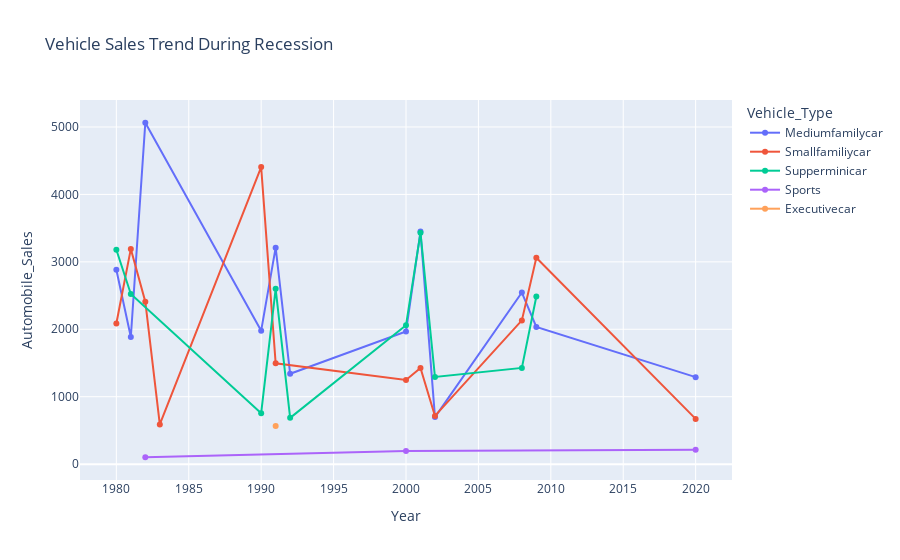
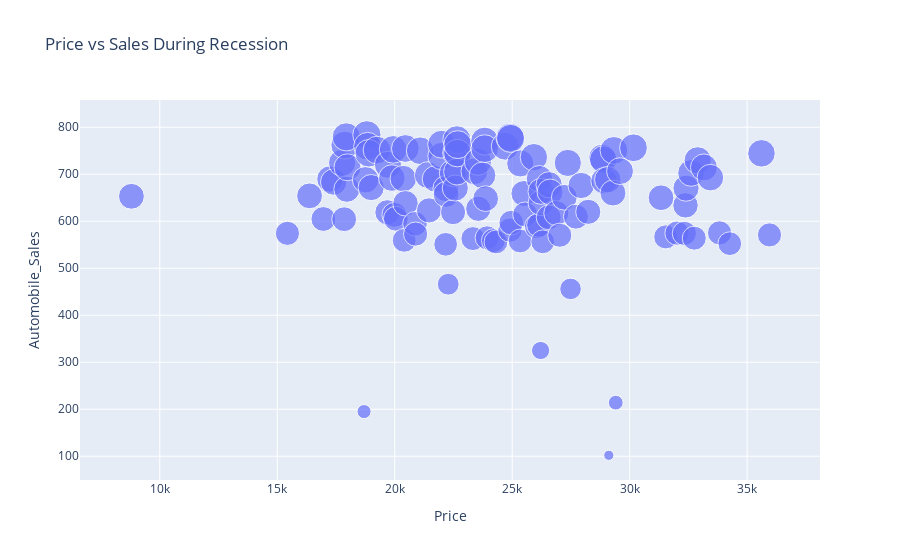

These figures' notebook cell, in order:
### Code cell
# Task 2.5 - Recession Report Graphs
rec_df = df[df['Recession']==1]

sales_trend = rec_df.groupby(['Year','Vehicle_Type'])['Automobile_Sales'].sum().reset_index()
fig_line = px.line(sales_trend, x='Year', y='Automobile_Sales', color='Vehicle_Type', markers=True, title="Vehicle Sales Trend During Recession")
fig_line.show()

price_sales = rec_df.groupby('Price')['Automobile_Sales'].sum().reset_index()
fig_scatter = px.scatter(price_sales, x='Price', y='Automobile_Sales', size='Automobile_Sales', title="Price vs Sales During Recession")
fig_scatter.show()

### Figure 1 — Plotly figure (JSON) as saved in the notebook; plotly's stock layout.template omitted (floating-point values rounded to 4 significant figures)
{"data": [{"hovertemplate": "Vehicle_Type=Mediumfamilycar<br>Year=%{x}<br>Automobile_Sales=%{y}<extra></extra>", "legendgroup": "Mediumfamilycar", "line": {"color": "#636efa", "dash": "solid"}, "marker": {"symbol": "circle"}, "mode": "lines+markers", "name": "Mediumfamilycar", "orientation": "v", "showlegend": true, "type": "scatter", "x": [1980, 1981, 1982, 1990, 1991, 1992, 2000, 2001, 2002, 2008, 2009, 2020], "xaxis": "x", "y": [2882.0, 1885.0, 5063.0, 1979.0, 3211.0, 1340.0, 1967.0, 3448.0, 697.6, 2545.0, 2035.0, 1290.0], "yaxis": "y"}, {"hovertemplate": "Vehicle_Type=Smallfamiliycar<br>Year=%{x}<br>Automobile_Sales=%{y}<extra></extra>", "legendgroup": "Smallfamiliycar", "line": {"color": "#EF553B", "dash": "solid"}, "marker": {"symbol": "circle"}, "mode": "lines+markers", "name": "Smallfamiliycar", "orientation": "v", "showlegend": true, "type": "scatter", "x": [1980, 1981, 1982, 1983, 1990, 1991, 2000, 2001, 2002, 2008, 2009, 2020], "xaxis": "x", "y": [2086.0, 3192.0, 2409.0, 589.0, 4405.0, 1496.0, 1247.0, 1427.0, 714.5, 2132.0, 3060.0, 670.4], "yaxis": "y"}, {"hovertemplate": "Vehicle_Type=Supperminicar<br>Year=%{x}<br>Automobile_Sales=%{y}<extra></extra>", "legendgroup": "Supperminicar", "line": {"color": "#00cc96", "dash": "solid"}, "marker": {"symbol": "circle"}, "mode": "lines+markers", "name": "Supperminicar", "orientation": "v", "showlegend": true, "type": "scatter", "x": [1980, 1981, 1990, 1991, 1992, 2000, 2001, 2002, 2008, 2009], "xaxis": "x", "y": [3179.0, 2524.0, 754.8, 2600.0, 686.1, 2059.0, 3430.0, 1292.0, 1427.0, 2485.0], "yaxis": "y"}, {"hovertemplate": "Vehicle_Type=Sports<br>Year=%{x}<br>Automobile_Sales=%{y}<extra></extra>", "legendgroup": "Sports", "line": {"color": "#ab63fa", "dash": "solid"}, "marker": {"symbol": "circle"}, "mode": "lines+markers", "name": "Sports", "orientation": "v", "showlegend": true, "type": "scatter", "x": [1982, 2000, 2020], "xaxis": "x", "y": [102.0, 195.0, 214.0], "yaxis": "y"}, {"hovertemplate": "Vehicle_Type=Executivecar<br>Year=%{x}<br>Automobile_Sales=%{y}<extra></extra>", "legendgroup": "Executivecar", "line": {"color": "#FFA15A", "dash": "solid"}, "marker": {"symbol": "circle"}, "mode": "lines+markers", "name": "Executivecar", "orientation": "v", "showlegend": true, "type": "scatter", "x": [1991], "xaxis": "x", "y": [564.0], "yaxis": "y"}], "layout": {"legend": {"title": {"text": "Vehicle_Type"}, "tracegroupgap": 0}, "title": {"text": "Vehicle Sales Trend During Recession"}, "xaxis": {"anchor": "y", "domain": [0, 1], "title": {"text": "Year"}}, "yaxis": {"anchor": "x", "domain": [0, 1], "title": {"text": "Automobile_Sales"}}}}

### Figure 2 — Plotly figure (JSON) as saved in the notebook; plotly's stock layout.template omitted (floating-point values rounded to 4 significant figures)
{"data": [{"hovertemplate": "Price=%{x}<br>Automobile_Sales=%{marker.size}<extra></extra>", "legendgroup": "", "marker": {"color": "#636efa", "size": [653.1, 574.3, 654.0, 604.8, 689.8, 683.5, 724.2, 604.3, 762.0, 779.5, 668.0, 714.8, 195.0, 688.2, 783.9, 759.5, 744.6, 671.6, 751.4, 619.1, 720.2, 691.9, 752.9, 613.6, 605.3, 690.7, 559.4, 754.8, 638.2, 594.5, 572.7, 750.0, 698.3, 623.1, 690.0, 738.8, 763.9, 550.9, 669.4, 657.1, 466.0, 702.6, 619.4, 670.6, 745.0, 773.3, 705.6, 745.0, 763.0, 563.1, 706.3, 726.7, 626.5, 697.6, 770.4, 754.5, 648.1, 564.8, 558.8, 555.9, 759.5, 581.2, 778.3, 776.2, 597.1, 558.0, 723.0, 659.1, 614.4, 736.3, 589.0, 591.9, 690.4, 325.0, 639.1, 663.6, 556.2, 608.3, 677.6, 662.2, 617.3, 570.2, 651.0, 724.1, 456.0, 609.7, 676.1, 620.0, 734.9, 731.4, 686.1, 688.6, 102.0, 660.0, 750.8, 214.0, 706.6, 756.3, 650.0, 566.7, 574.7, 574.2, 633.8, 670.4, 702.8, 564.0, 729.6, 714.5, 692.8, 575.2, 552.3, 744.5, 570.9], "sizemode": "area", "sizeref": 1.96, "symbol": "circle"}, "mode": "markers", "name": "", "orientation": "v", "showlegend": false, "type": "scatter", "x": [8794.0, 15430.0, 16380.0, 16960.0, 17250.0, 17400.0, 17760.0, 17850.0, 17880.0, 17940.0, 17960.0, 17990.0, 18700.0, 18760.0, 18820.0, 18850.0, 18900.0, 19000.0, 19250.0, 19690.0, 19710.0, 19880.0, 19940.0, 19990.0, 20050.0, 20370.0, 20400.0, 20450.0, 20460.0, 20860.0, 20890.0, 21080.0, 21410.0, 21460.0, 21730.0, 21990.0, 22000.0, 22170.0, 22180.0, 22190.0, 22280.0, 22470.0, 22480.0, 22580.0, 22630.0, 22640.0, 22650.0, 22670.0, 22680.0, 23330.0, 23390.0, 23540.0, 23560.0, 23740.0, 23830.0, 23830.0, 23870.0, 23930.0, 24200.0, 24310.0, 24700.0, 24900.0, 24910.0, 24930.0, 24960.0, 25340.0, 25340.0, 25500.0, 25550.0, 25920.0, 26040.0, 26140.0, 26160.0, 26210.0, 26220.0, 26220.0, 26300.0, 26550.0, 26570.0, 26610.0, 26880.0, 27020.0, 27220.0, 27370.0, 27480.0, 27710.0, 27930.0, 28240.0, 28840.0, 28870.0, 28910.0, 29070.0, 29110.0, 29290.0, 29330.0, 29410.0, 29590.0, 30160.0, 31330.0, 31540.0, 32010.0, 32330.0, 32380.0, 32400.0, 32620.0, 32750.0, 32900.0, 33160.0, 33440.0, 33830.0, 34260.0, 35610.0, 35950.0], "xaxis": "x", "y": [653.1, 574.3, 654.0, 604.8, 689.8, 683.5, 724.2, 604.3, 762.0, 779.5, 668.0, 714.8, 195.0, 688.2, 783.9, 759.5, 744.6, 671.6, 751.4, 619.1, 720.2, 691.9, 752.9, 613.6, 605.3, 690.7, 559.4, 754.8, 638.2, 594.5, 572.7, 750.0, 698.3, 623.1, 690.0, 738.8, 763.9, 550.9, 669.4, 657.1, 466.0, 702.6, 619.4, 670.6, 745.0, 773.3, 705.6, 745.0, 763.0, 563.1, 706.3, 726.7, 626.5, 697.6, 770.4, 754.5, 648.1, 564.8, 558.8, 555.9, 759.5, 581.2, 778.3, 776.2, 597.1, 558.0, 723.0, 659.1, 614.4, 736.3, 589.0, 591.9, 690.4, 325.0, 639.1, 663.6, 556.2, 608.3, 677.6, 662.2, 617.3, 570.2, 651.0, 724.1, 456.0, 609.7, 676.1, 620.0, 734.9, 731.4, 686.1, 688.6, 102.0, 660.0, 750.8, 214.0, 706.6, 756.3, 650.0, 566.7, 574.7, 574.2, 633.8, 670.4, 702.8, 564.0, 729.6, 714.5, 692.8, 575.2, 552.3, 744.5, 570.9], "yaxis": "y"}], "layout": {"legend": {"itemsizing": "constant", "tracegroupgap": 0}, "title": {"text": "Price vs Sales During Recession"}, "xaxis": {"anchor": "y", "domain": [0, 1], "title": {"text": "Price"}}, "yaxis": {"anchor": "x", "domain": [0, 1], "title": {"text": "Automobile_Sales"}}}}
